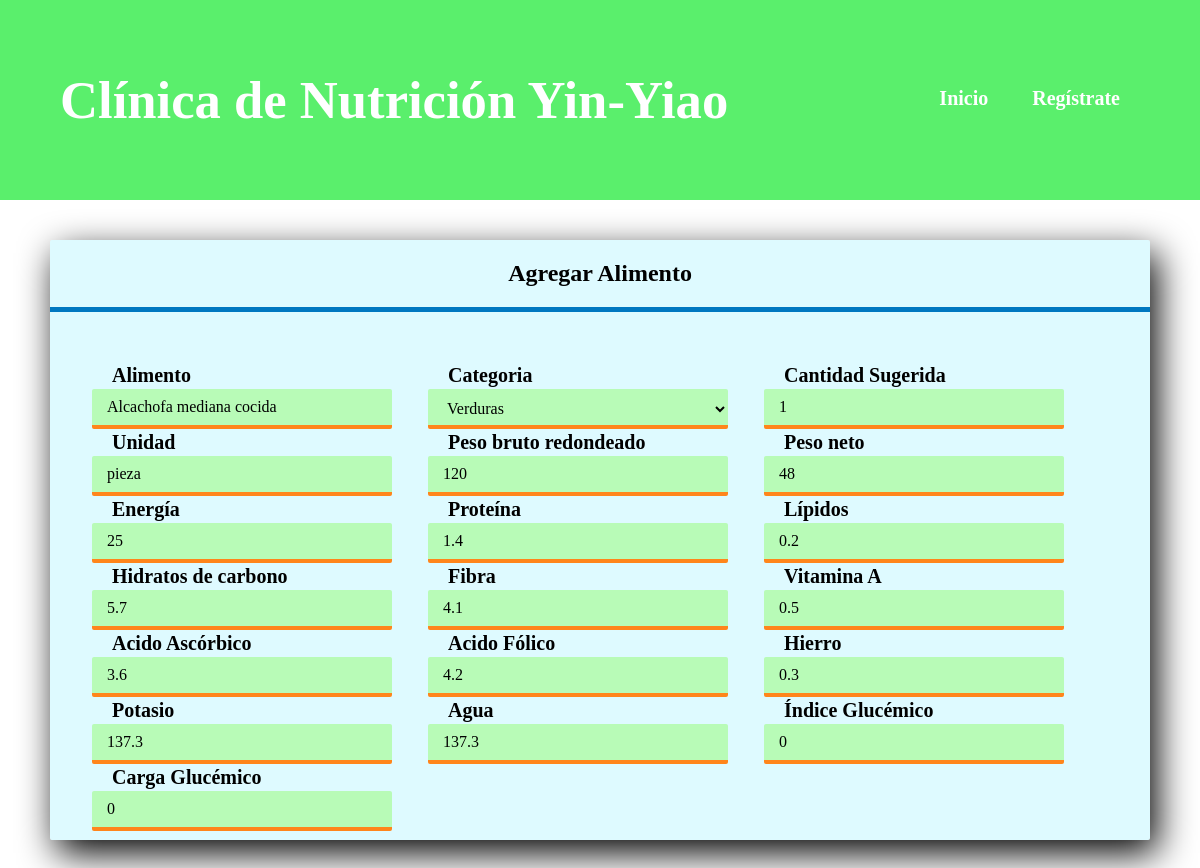
The page /clinica/modificar-alimento.php?IdAlimento=8 on the database its author committed.
### tables this page shows
CREATE TABLE `alimentos` (
  `IdAlimento` int(10) NOT NULL,
  `Alimento` varchar(50) DEFAULT NULL,
  `Categoria` varchar(50) DEFAULT NULL,
  `Cantidad` float DEFAULT NULL,
  `Unidad` varchar(20) DEFAULT NULL,
  `Pesobruto` int(10) DEFAULT NULL,
  `Pesoneto` int(10) DEFAULT NULL,
  `Energia` int(10) DEFAULT NULL,
  `Proteina` float DEFAULT NULL,
  `Lipidos` float DEFAULT NULL,
  `Hidratos` float DEFAULT NULL,
  `Fibra` float DEFAULT NULL,
  `VitaminaA` float DEFAULT NULL,
  `AcidoAs` float DEFAULT NULL,
  `AcidoFo` float DEFAULT NULL,
  `Hierro` float DEFAULT NULL,
  `Potasio` float DEFAULT NULL,
  `Agua` float DEFAULT NULL,
  `Indice` varchar(5) DEFAULT NULL,
  `Carga` varchar(5) DEFAULT NULL
);

### clinica/modificar-alimento.php (the view, shortened to what this page needs)
<?php
require 'conexion.php';
$IdAlimento=$_GET['IdAlimento'];
$sql = "SELECT * FROM alimentos WHERE  IdAlimento='$IdAlimento'";
$result = mysqli_query($mysqliConect,$sql);
$mostrar=mysqli_fetch_array($result);
?>
<!DOCTYPE html>
<html lang="en" xmlns="http://www.w3.org/1999/xhtml">
<head>
    <link rel="stylesheet" href="css/estilos.css" />
</head>
<body>
    <header class="">
        <div class="wrapper">
            <div class="logo">
                <h3>Clínica de Nutrición Yin-Yiao</h3>
            </div>
            <nav>
               <a href="inicio.html">Inicio</a>
               <a href="#">Regístrate</a>
           </nav>
       </div>
   </header>
   <center>
    <form name="alimentos" method="post" class="contenido" action="updatealimetos.php">
        <div class="borde-redondeado">
            <h2 class="let" style="margin: 20px;">Agregar Alimento</h2>
            <div class="linea"></div>
            <section class="personal">
                <table class="tab-datos">
                    <tr>
                        <td><label>Alimento</label></td>
                        <td><label>Categoria</label></td>
                        <td><label>Cantidad Sugerida</label></td>
                    </tr>
                    <tr>
                        <td><input value="<?php echo $mostrar['Alimento']?>" class=" txt" type="text" name="Alimento" placeholder="Alimento" required /></td>
                        <td><select value="<?php echo $mostrar['Categoria'] ?>" name="Categoria" class="txt" style="color: black">
                            <option value="Verduras" <?php if($mostrar['Categoria']=='Verduras') echo 'selected'; ?>>Verduras</option>
                        </select></td>
                        <td><input value="<?php echo $mostrar['Cantidad']?>" class="txt" type="text" name="Cantidad" placeholder="Cantidad" required /></td>
                    </tr>
                    <tr>
                        <td><label>Unidad</label></td>
                        <td><label>Peso bruto redondeado</label></td>
                        <td><label>Peso neto</label></td>
                    </tr>
                    <tr>
                        <td><input value="<?php echo $mostrar['Unidad']?>" class=" txt" type="text" name="Unidad" placeholder="Unidad" required /></td>
                        <td><input value="<?php echo $mostrar['Pesobruto']?>" class="txt" type="number" step="any" name="Pesobruto" placeholder="Gms" required /></td>
                        <td> <input value="<?php echo $mostrar['Pesoneto']?>" class=" txt" type="number" step="any" name="Pesoneto" placeholder="Gms" required /></td>
                    </tr>
                    <tr>
                        <td><label>Energía</label></td>
                        <td><label>Proteína</label></td>
                        <td><label>Lípidos</label></td>
                    </tr>
                    <tr>
                        <td><input value="<?php echo $mostrar['Energia']?>" class=" txt" type="number" step="any" name="Energia" placeholder="Kcal" required /></td>
                        <td><input value="<?php echo $mostrar['Proteina']?>" class=" txt" type="number" step="any" name="Proteina" placeholder="Gms" required /></td>
                        <td><input value="<?php echo $mostrar['Lipidos']?>" class=" txt" type="number" step="any" name="Lipidos" placeholder="Gms" required /></td>
                    </tr>
                    <tr>
                        <td><label>Hidratos de carbono</label></td>
                        <td><label>Fibra</label></td>
                        <td><label>Vitamina A</label></td>
                    </tr>
                    <tr>
                        <td><input value="<?php echo $mostrar['Hidratos']?>" class=" txt" type="number" step="any" name="Hidratos" placeholder="Gms" required /></td>
                        <td><input value="<?php echo $mostrar['Fibra']?>" class=" txt" type="number" step="any" name="Fibra" placeholder="Gms" required /></td>
                        <td> <input value="<?php echo $mostrar['VitaminaA']?>" class=" txt" type="number" step="any" name="VitaminaA" placeholder="Gms RE" required /></td>
                    </tr>
                    <tr>
                        <td><label>Acido Ascórbico</label></td>
                        <td><label>Acido Fólico</label></td>
                        <td><label>Hierro</label></td>
                    </tr>
                    <tr>
                        <td><input value="<?php echo $mostrar['AcidoAs']?>" class=" txt" type="text" name="AcidoAs" placeholder="Mg" required /></td>
                        <td><input value="<?php echo $mostrar['AcidoFo']?>" class=" txt" type="number" step="any" name="AcidoFo" placeholder="Mg" required /></td>
                        <td><input value="<?php echo $mostrar['Hierro']?>" class=" txt" type="number" step="any" name="Hierro" placeholder="Mg" required /></td>
                    </tr>
                    <tr>
                        <td><label>Potasio</label></td>
                        <td><label>Agua</label></td>
                        <td><label>Índice Glucémico</label></td>
                    </tr>
                    <tr>
                        <td><input value="<?php echo $mostrar['Potasio']?>" class=" txt" type="number" step="any" name="Potasio" placeholder="Mg" required /></td>
                        <td><input value="<?php echo $mostrar['Agua']?>" class=" txt" type="number" step="any" name="Agua" placeholder="Ml" required /></td>
                        <td><input value="<?php echo $mostrar['Indice']?>" class=" txt" type="text" name="Indice" placeholder="Indice" required /></td>
                    </tr>
                    <tr>
                        <td><label>Carga Glucémico</label></td>
                        <td></td>
                        <td></td>
                    </tr>
                    <tr>
                        <td><input value="<?php echo $mostrar['Carga']?>" class=" txt" type="text" name="Carga" placeholder="Carga" required /></td>
                        <td></td>
                        <td></td>
                    </tr>
                </table>
            </section>
        </div>
    </form>
</center>
</body>
</html>

### clinica/css/estilos.css (style rules this page uses)
* { margin:0;padding:0; }
body { background:url("fondo10.jpg"); background-repeat: no-repeat; background-attachment: fixed; background-size:cover; font-family:'Century Gothic'; max-height: : 700px; }
header { position:fixed; width:100%; overflow:hidden; background-color:rgba(49,235,72,.80); }
.wrapper { width:90%; max-width:1800px; margin:auto; overflow:hidden; }
header .logo { color:rgba(64,241,85,0.80); font-size:45px; line-height:200px; float:left; }
header h3 { color:white; }
header nav { float:right; line-height:200px; }
header nav a { display:inline-block; color:white; text-decoration:none; padding:10px 20px; line-height:normal; font-size:20px; font-weight:bold; -webkit-transition:all 500ms ease; -o-transition:all 500ms ease; transition:all 500ms ease; }
.contenido { padding-top:200px; overflow:auto; }
* { margin: 0; padding: 0; box-sizing: border-box; }
.personal { width: 1200px; max-width: 100%; padding: 20px; margin-right: 20px; left: 40px; display: flex; justify-content: space-between; }
.tab-datos { position: center; width: 1050px; margin: 30px; margin-top: 10px; margin-left: 20px; }
.borde-redondeado { width: 1100px; height: 600px; background: rgba(162,241,254,0.35); border-radius: 2px; box-shadow: 7px 13px 37px #000; overflow: auto; margin-top: 40px; margin-bottom: 40px; }
.contenido label { font-weight:bolder; margin-top: 10px; margin-left: 20px; color: black; font-size: 20px; }
.txt { height: 40px; outline: none; background: rgba(159, 252, 136, 0.60); display: block; width: 300px; padding: 10px 15px; color: black; border:none; border-radius: 2px; border-bottom: 4px solid #ff851b; font-family: Century Gothic; font-size: 16px; font-weight: normal; }
.linea { border-top: 5px solid #0077C0; margin-bottom: 20px; }

### rows shown on the page
alimentos: Alimento "Alcachofa mediana cocida", Categoria "Verduras", Cantidad "1", Unidad "pieza", Pesobruto "120", Pesoneto "48", Energia "25", Proteina "1.4", Lipidos "0.2", Hidratos "5.7", Fibra "4.1", VitaminaA "0.5", AcidoAs "3.6", AcidoFo "4.2", Hierro "0.3", Potasio "137.3", Agua "137.3", Indice "0", Carga "0"
